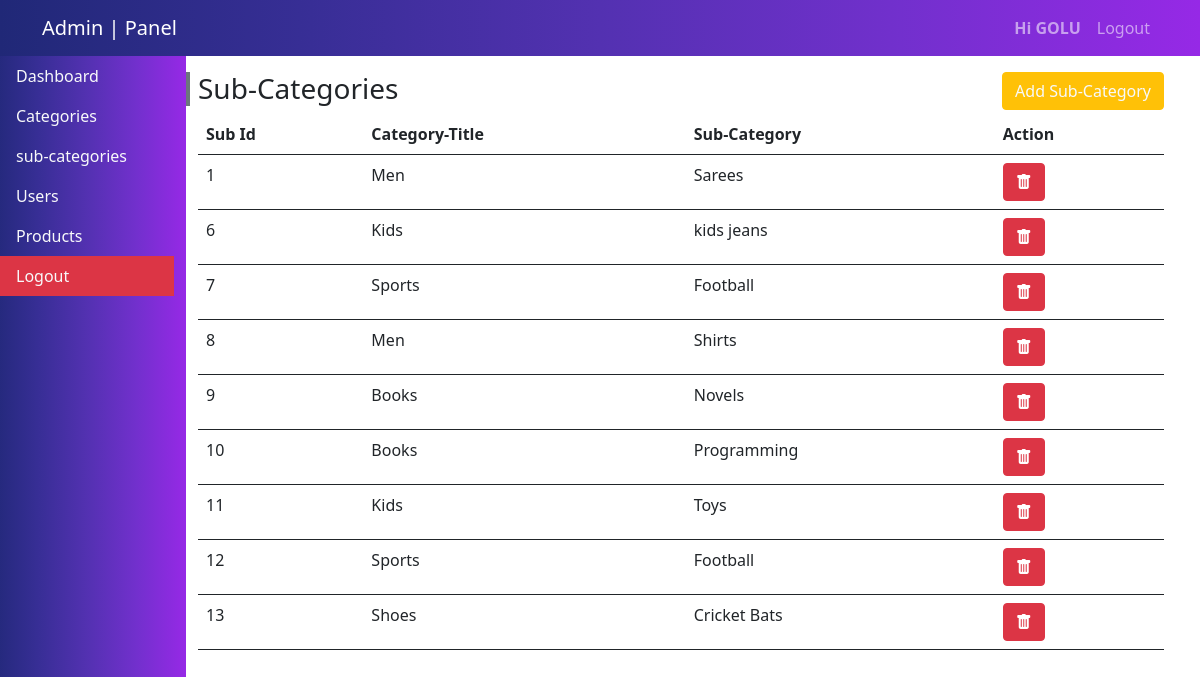
The app's page /admin/sub_category.php (signed in) with its own data.
### tables this page shows
CREATE TABLE `sub_category` (
  `sub_id` int(11) NOT NULL,
  `cat_id` int(11) NOT NULL,
  `sub_title` varchar(200) NOT NULL
);

CREATE TABLE `category` (
  `c_id` int(11) NOT NULL,
  `c_title` varchar(200) NOT NULL
);

### admin/admin_config.php (called while the page is built, shortened)
<?php
$conn = mysqli_connect("localhost","root","","flipkart") or die("db fail");
function callingAlldata($table){
    $array=[];
    global $conn;
    $query = mysqli_query($conn,"select * from $table");
    while ($row = mysqli_fetch_array($query)) {
        $array[] = $row;
    }
    return $array;
}
function singleCalling($table){
    global $conn;
    $query = mysqli_query($conn,"select * from $table");
    $row = mysqli_fetch_array($query);
    return $row;
}
?>

### admin/sub_category.php (the view, shortened to what this page needs)
<?php include "admin_config.php" ?>
<!DOCTYPE html>
<html lang="en">
<head>
    <link rel="stylesheet" href="https://cdn.jsdelivr.net/npm/bootstrap-icons@1.7.2/font/bootstrap-icons.css">
    <link href="https://cdn.jsdelivr.net/npm/bootstrap@5.1.3/dist/css/bootstrap.min.css" rel="stylesheet">
</head>
<body>
    <?php include "header.php" ?>
    <div class="container-fluid ps-0">
        <div class="row w-100 p-0">
            <div class="col-2" id="side" style="height:100vh;overflow-y:scroll">
                <?php include "side.php"; ?>
            </div>
            <div class="col-10">
                <div class="row mt-3">
                    <div class="col-6 p-0">
                        <h3 class="ps-2 border-4 border-start border-secondary">Sub-Categories</h3>
                    </div>
                    <div class="col-6">
                        <a href="#insertsubCat" class="btn btn-warning text-light float-end" data-bs-toggle="modal">Add Sub-Category</a>
                    </div>
                </div>
                <table class="table border-0">
                    <tr>
                        <th>Sub Id</th>
                        <th>Category-Title</th>
                        <th>Sub-Category</th>
                        <th>Action</th>
                    </tr>
                    <?php
                    $data = callingAlldata("sub_category JOIN category ON sub_category.cat_id = category.c_id");
                    foreach ($data as $value) { ?>
                    <tr>
                        <td><?= $value['sub_id']; ?></td>
                        <td><?= $value['c_title']; ?></td>
                        <td><?= $value['sub_title']; ?></td>
                        <td><a href="sub_category.php?del_sub=<?=$value['sub_id'];?>" class="btn btn-danger "><i class="bi bi-trash-fill"></i></a></td>
                    </tr>
                    <?php } ?>
                </table>
            </div>
        </div>
    </div>
</body>
</html>

### admin/header.php (shortened to what this page needs)
<?php  if (isset($_SESSION['user'])) {
  $log = $_SESSION['user'];
  $name = singleCalling("admin where username = '$log'");
}  ?>
<nav class="navbar navbar-expand-lg navbar-dark sticky-top" id="navbar_color">
  <div class="container">
    <a href="index.php" class="navbar-brand">Admin | Panel</a>
    <ul class="navbar-nav">
      <?php if (isset($_SESSION['user'])) { ?>
        <li class="nav-item"><a href="index.php" class="nav-link fw-bold">Hi <?= $name['id_name']; ?></a></li>
        <li class="nav-item"><a href="admin_logout.php" class="nav-link">Logout</a></li>
     <?php } else {?>
      <li class="nav-item"><a href="admin_login.php" class="nav-link">Login</a></li>
    <?php } ?>
    </ul>
  </div>
</nav>

### admin/sub_category.php (style rules this page uses)
#side { background-image: linear-gradient(to right, rgba(32, 40, 119, 1), rgba(55, 46, 149, 1), rgba(83, 49, 177, 1), rgba(114, 48, 205, 1), rgba(150, 41, 230, 1)) !important }

### admin/header.php (style rules this page uses)
#navbar_color { background-image: linear-gradient(to right, rgba(32, 40, 119, 1), rgba(55, 46, 149, 1), rgba(83, 49, 177, 1), rgba(114, 48, 205, 1), rgba(150, 41, 230, 1)) !important }

### records on screen
sub_category: sub_id "1", category.c_title "Men", sub_title "Sarees"
sub_category: sub_id "6", category.c_title "Kids", sub_title "kids jeans"
sub_category: sub_id "7", category.c_title "Sports", sub_title "Football"
sub_category: sub_id "8", category.c_title "Men", sub_title "Shirts"
sub_category: sub_id "9", category.c_title "Books", sub_title "Novels"
sub_category: sub_id "10", category.c_title "Books", sub_title "Programming"
sub_category: sub_id "11", category.c_title "Kids", sub_title "Toys"
sub_category: sub_id "12", category.c_title "Sports", sub_title "Football"
sub_category: sub_id "13", category.c_title "Shoes", sub_title "Cricket Bats"

### other values on screen
$name['id_name'] "GOLU"
